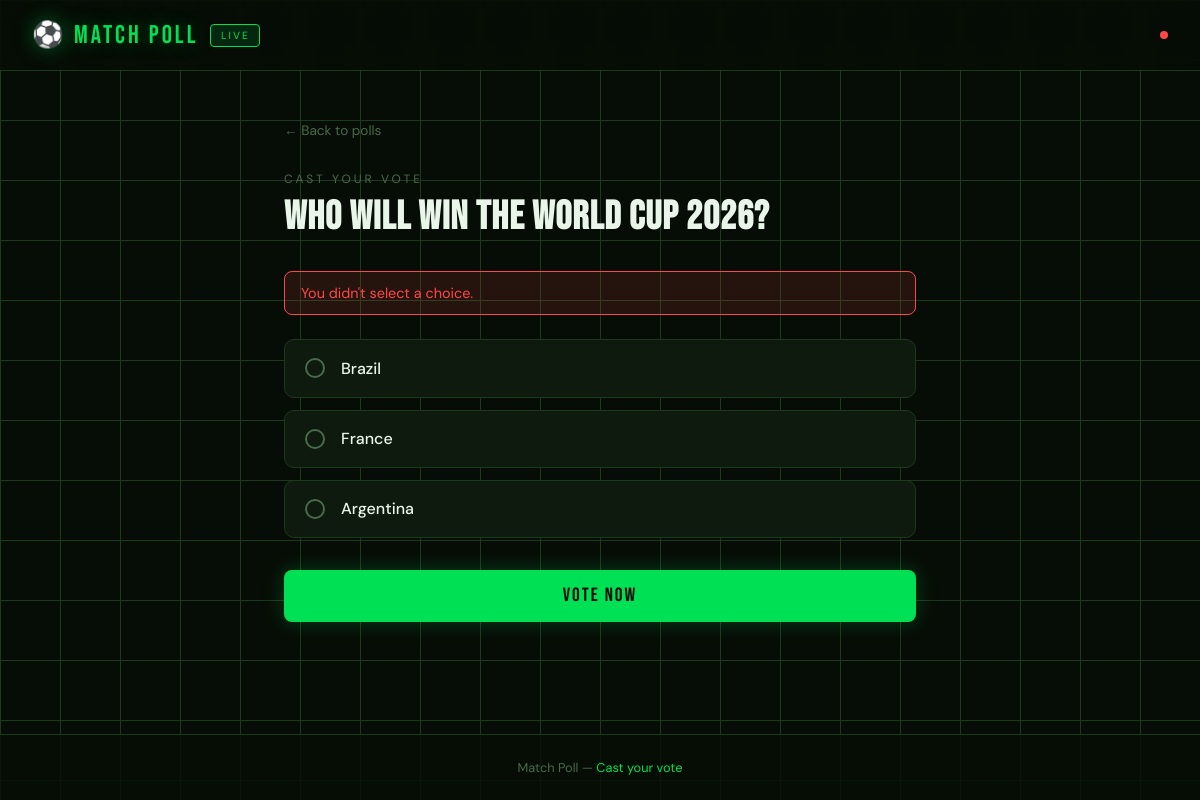
The page /polls/4/vote/ on the database its author committed.
### polls/models.py (models this page shows, shortened)
class Question(models.Model):
    question_text = models.CharField(max_length=200)
    pub_date = models.DateTimeField("date published")

class Choice(models.Model):
    question = models.ForeignKey(Question, on_delete=models.CASCADE)
    choice_text = models.CharField(max_length=200)
    votes = models.IntegerField(default=0)

### polls/views.py (the view)
# urls.py: path("<int:question_id>/vote/", views.vote, name="vote"),
def vote(request, question_id):
    question = get_object_or_404(Question, pk=question_id)
    try:
        selected_choice = question.choice_set.get(pk=request.POST["choice"])
    except (KeyError, Choice.DoesNotExist):
        return render(request, "polls/detail.html", {
            "question": question,
            "error_message": "You didn't select a choice.",
        })
    else:
        selected_choice.votes = F("votes") + 1
        selected_choice.save()
        return HttpResponseRedirect(reverse("polls:results", args=(question.id,)))

### polls/templates/polls/detail.html (shortened to what this page needs)
{% extends "base.html" %}
{% load static %}
{% block content %}
<a class="back-link" href="{% url 'polls:index' %}">← Back to polls</a>
<p class="match-label">Cast Your Vote</p>
<h1>{{ question.question_text }}</h1>
{% if error_message %}
<div class="error">{{ error_message }}</div>
{% endif %}
<form action="{% url 'polls:vote' question.id %}" method="post">
    <div class="choices">
        {% for choice in question.choice_set.all %}
        <label class="choice-label" for="choice{{ forloop.counter }}">
            <span class="choice-icon"></span>
            {{ choice.choice_text }}
        </label>
        {% endfor %}
    </div>
    <button type="submit" class="vote-btn">Vote Now</button>
</form>
{% endblock %}

### templates/base.html (style rules this page uses)
*, *::before, *::after { box-sizing: border-box; margin: 0; padding: 0; }
:root { --bg: #060d06; --surface: #0d1a0d; --surface2: #112011; --border: #1a3a1a; --accent: #00e054; --accent-dim: #00e05420; --accent2: #ff4747; --text: #e8f5e8; --muted: #4a6a4a; --pitch-line: #1a3a1a; }
body { background: var(--bg); color: var(--text); font-family: 'DM Sans', sans-serif; min-height: 100vh; display: flex; flex-direction: column; background-image: linear-gradient(var(--pitch-line) 1px, transparent 1px), linear-gradient(90deg, var(--pitch-line) 1px, transparent 1px); background-size: 60px 60px; }

### polls/templates/polls/detail.html (style rules this page uses)
.back-link { display: inline-flex; align-items: center; gap: 0.4rem; color: var(--muted); text-decoration: none; font-size: 0.85rem; margin-bottom: 2rem; transition: color 0.2s; }
.match-label { font-size: 0.75rem; letter-spacing: 3px; text-transform: uppercase; color: var(--muted); margin-bottom: 0.5rem; }
h1 { font-family: 'Bebas Neue', sans-serif; font-size: 2.5rem; letter-spacing: 1px; margin-bottom: 2rem; line-height: 1.1; }
.error { background: #ff474720; border: 1px solid var(--accent2); color: var(--accent2); padding: 0.75rem 1rem; border-radius: 8px; margin-bottom: 1.5rem; font-size: 0.9rem; }
.choices { display: flex; flex-direction: column; gap: 0.75rem; margin-bottom: 2rem; }
.choice-label { display: flex; align-items: center; gap: 1rem; background: var(--surface); border: 1px solid var(--border); border-radius: 10px; padding: 1.1rem 1.25rem; cursor: pointer; transition: border-color 0.2s, background 0.2s; font-size: 1rem; font-weight: 500; }
.choice-icon { width: 20px; height: 20px; border-radius: 50%; border: 2px solid var(--muted); flex-shrink: 0; transition: border-color 0.2s, background 0.2s; display: flex; align-items: center; justify-content: center; }
.vote-btn { background: var(--accent); color: #060d06; border: none; padding: 0.9rem 2.5rem; font-family: 'Bebas Neue', sans-serif; font-size: 1.2rem; letter-spacing: 2px; border-radius: 8px; cursor: pointer; transition: opacity 0.2s, transform 0.1s, box-shadow 0.2s; width: 100%; box-shadow: 0 0 20px #00e05440; }

### rows shown on the page
Question: question_text "Who will win the World Cup 2026?"
Choice: choice_text "Brazil"
Choice: choice_text "France"
Choice: choice_text "Argentina"

### other values the page prints
{{ error_message }} "You didn't select a choice."
